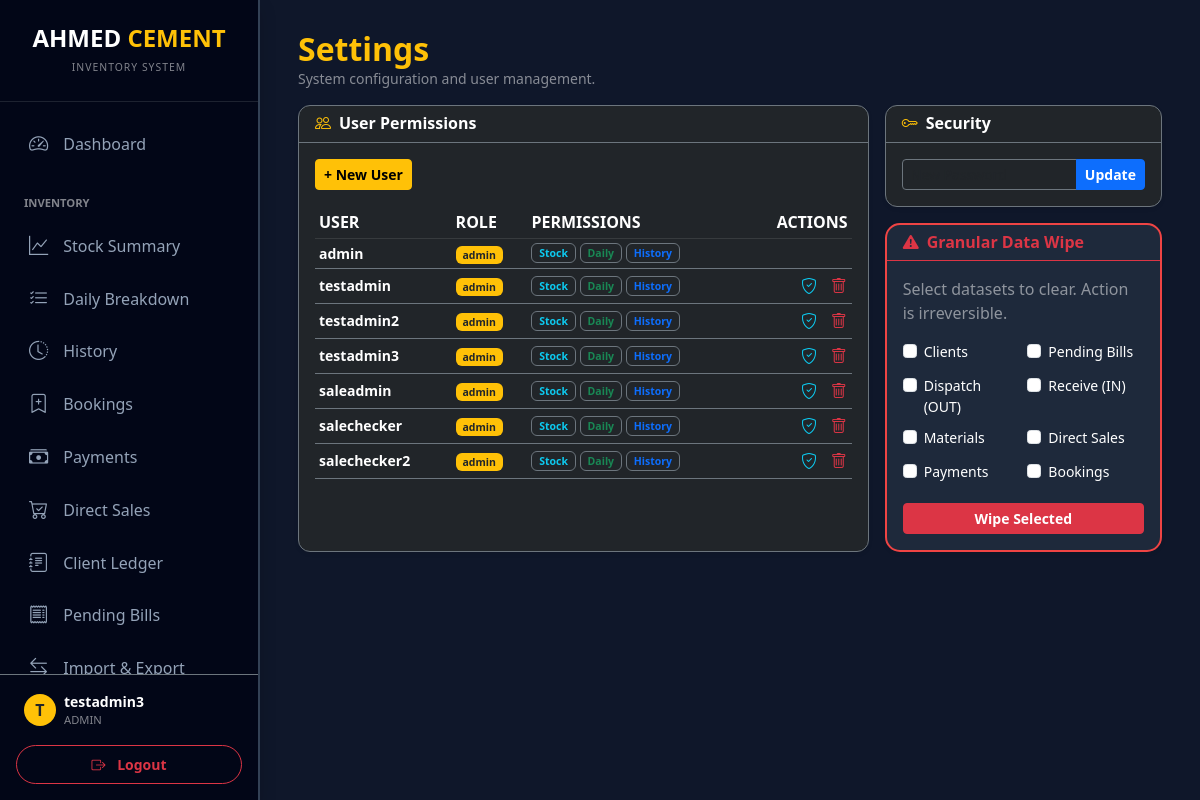
Screenshot of /settings (signed in) with the database file from the repository.
### models.py (models this page shows)
class User(UserMixin, db.Model):
    id = db.Column(db.Integer, primary_key=True)
    username = db.Column(db.String(100), unique=True, nullable=False)
    password_hash = db.Column(db.String(200), nullable=False)
    role = db.Column(db.String(20), default='user')
    can_view_stock = db.Column(db.Boolean, default=True)
    can_view_daily = db.Column(db.Boolean, default=True)
    can_view_history = db.Column(db.Boolean, default=True)
    can_import_export = db.Column(db.Boolean, default=False)
    can_manage_directory = db.Column(db.Boolean, default=False)

### main.py (the view)
@app.route('/settings')
@login_required
def settings():
    return render_template('settings.html', users=User.query.all())

### main.py (called while the page is built)
@login_manager.user_loader
def load_user(user_id):
    return db.session.get(User, int(user_id))

### templates/settings.html (shortened to what this page needs)
{% extends "layout.html" %}
{% block content %}
<div class="mb-3">
    <h2 class="fw-bold text-warning mb-0">Settings</h2>
    <p class="text-white-50 small">System configuration and user management.</p>
</div>
<div class="row g-3">
    <div class="col-md-8">
        <div class="card border-secondary bg-dark shadow-sm h-100" style="border-radius: 12px;">
            <div class="card-header bg-transparent border-secondary py-2">
                <h6 class="fw-bold text-white mb-0"><i class="bi bi-people me-2 text-warning"></i>User Permissions</h6>
            </div>
            <div class="card-body p-3">
                {% if current_user.role == 'admin' %}
                <button class="btn btn-warning btn-sm fw-bold mb-3" data-bs-toggle="modal" data-bs-target="#addUserModal">+ New User</button>
                {% endif %}
                <div class="table-responsive">
                    <table class="table table-dark table-sm align-middle mb-0">
                        <thead class="x-small text-uppercase text-white-50">
                            <tr>
                                <th>User</th>
                                <th>Role</th>
                                <th>Permissions</th>
                                <th class="text-end">Actions</th>
                            </tr>
                        </thead>
                        <tbody class="small">
                            {% for u in users %}
                            <tr class="border-secondary">
                                <td class="fw-bold">{{ u.username }}</td>
                                <td><span class="badge {{ 'bg-warning text-dark' if u.role == 'admin' else 'bg-secondary' }}">{{ u.role }}</span></td>
                                <td>
                                    <div class="d-flex flex-wrap gap-1">
                                        {% if u.can_view_stock %}<span class="badge bg-dark border border-secondary text-info">Stock</span>{% endif %}
                                        {% if u.can_view_daily %}<span class="badge bg-dark border border-secondary text-success">Daily</span>{% endif %}
                                        {% if u.can_view_history %}<span class="badge bg-dark border border-secondary text-primary">History</span>{% endif %}
                                    </div>
                                </td>
                                <td class="text-end">
                                    {% if current_user.role == 'admin' and u.username != 'admin' %}
                                    <button class="btn btn-link text-info p-0 me-2" data-bs-toggle="modal" data-bs-target="#editUser{{ u.id }}"><i class="bi bi-shield-check"></i></button>
                                    <a href="/delete_user/{{ u.id }}" class="btn btn-link text-danger p-0" onclick="return confirm('Remove user?')"><i class="bi bi-trash"></i></a>
                                    {% endif %}
                                </td>
                            </tr>
                            {% endfor %}
                        </tbody>
                    </table>
                </div>
            </div>
        </div>
    </div>
    <div class="col-md-4">
        <div class="card border-secondary bg-dark shadow-sm mb-3" style="border-radius: 12px;">
            <div class="card-header bg-transparent border-secondary py-2">
                <h6 class="fw-bold text-white mb-0"><i class="bi bi-key me-2 text-warning"></i>Security</h6>
            </div>
            <div class="card-body p-3">
                <form action="/change_password" method="POST">
                    <div class="input-group input-group-sm">
                        <input type="password" name="password" class="form-control bg-dark text-white border-secondary" placeholder="New Password" required>
                        <button type="submit" class="btn btn-primary fw-bold">Update</button>
                    </div>
                </form>
            </div>
        </div>
        {% if current_user.role == 'admin' %}
        <div class="card border-0 shadow-sm" style="background: #1e293b; border: 2px solid #ef4444 !important; border-radius: 15px;">
            <div class="card-header bg-transparent border-danger py-2">
                <h6 class="fw-bold text-danger mb-0"><i class="bi bi-exclamation-triangle-fill me-2"></i>Granular Data Wipe</h6>
            </div>
            <div class="card-body p-3">
                <p class="text-white-50 x-small mb-3">Select datasets to clear. Action is irreversible.</p>
                <form action="{{ url_for('delete_selected_data') }}" method="POST">
                    <div class="row g-2 mb-3">
                        <div class="col-6"><div class="form-check small"><input class="form-check-input" type="checkbox" name="delete_targets" value="clients" id="wipeClients"><label class="form-check-label text-white" for="wipeClients">Clients</label></div></div>
                        <div class="col-6"><div class="form-check small"><input class="form-check-input" type="checkbox" name="delete_targets" value="pending_bills" id="wipeBills"><label class="form-check-label text-white" for="wipeBills">Pending Bills</label></div></div>
                        <div class="col-6"><div class="form-check small"><input class="form-check-input" type="checkbox" name="delete_targets" value="dispatching" id="wipeDispatch"><label class="form-check-label text-white" for="wipeDispatch">Dispatch (OUT)</label></div></div>
                        <div class="col-6"><div class="form-check small"><input class="form-check-input" type="checkbox" name="delete_targets" value="receiving" id="wipeReceive"><label class="form-check-label text-white" for="wipeReceive">Receive (IN)</label></div></div>
                        <div class="col-6"><div class="form-check small"><input class="form-check-input" type="checkbox" name="delete_targets" value="materials" id="wipeMaterials"><label class="form-check-label text-white" for="wipeMaterials">Materials</label></div></div>
                        <div class="col-6"><div class="form-check small"><input class="form-check-input" type="checkbox" name="delete_targets" value="direct_sales" id="wipeDirectSales"><label class="form-check-label text-white" for="wipeDirectSales">Direct Sales</label></div></div>
                        <div class="col-6"><div class="form-check small"><input class="form-check-input" type="checkbox" name="delete_targets" value="payments" id="wipePayments"><label class="form-check-label text-white" for="wipePayments">Payments</label></div></div>
                        <div class="col-6"><div class="form-check small"><input class="form-check-input" type="checkbox" name="delete_targets" value="bookings" id="wipeBookings"><label class="form-check-label text-white" for="wipeBookings">Bookings</label></div></div>
                    </div>
                    <button type="button" id="openWipeModal" class="btn btn-danger btn-sm w-100 fw-bold" data-bs-toggle="modal" data-bs-target="#wipeConfirmModal">Wipe Selected</button>
                </form>
            </div>
        </div>
        {% endif %}
    </div>
</div>
{% endblock %}

### templates/layout.html (shortened to what this page needs)
<!DOCTYPE html>
<html lang="en">
<head>
    <link href="https://cdn.jsdelivr.net/npm/bootstrap@5.3.0/dist/css/bootstrap.min.css" rel="stylesheet">
    <link rel="stylesheet" href="https://cdn.jsdelivr.net/npm/bootstrap-icons@1.10.0/font/bootstrap-icons.css">
    <link rel="stylesheet" href="https://cdn.jsdelivr.net/npm/flatpickr/dist/flatpickr.min.css">
    <link rel="stylesheet" href="https://cdn.jsdelivr.net/npm/flatpickr/dist/themes/dark.css">
</head>
<body>
{% if current_user.is_authenticated %}
    <div class="sidebar shadow" id="sidebar">
        <div class="p-4 text-center border-bottom border-secondary border-opacity-25">
            <h4 class="fw-bold text-white mb-0">AHMED <span class="text-warning">CEMENT</span></h4>
            <small class="text-white-50 text-uppercase" style="font-size: 0.65rem; letter-spacing: 1px;">Inventory System</small>
        </div>
        <div class="sidebar-nav-container">
            <nav class="py-3">
                <a href="/" class="nav-link {{ 'active' if request.path == '/' }}" onclick="closeSidebar()">
                    <i class="bi bi-speedometer2"></i> Dashboard
                </a>
                <div class="text-white-50 small fw-bold px-4 mt-4 mb-2 text-uppercase" style="font-size: 0.7rem;">Inventory</div>
                {% if current_user.can_view_stock or current_user.role == 'admin' %}
                <a href="/stock_summary" class="nav-link {{ 'active' if request.path == '/stock_summary' }}" onclick="closeSidebar()">
                    <i class="bi bi-graph-up"></i> Stock Summary
                </a>
                {% endif %}
                {% if current_user.can_view_daily or current_user.role == 'admin' %}
                <a href="/daily_transactions" class="nav-link {{ 'active' if request.path == '/daily_transactions' }}" onclick="closeSidebar()">
                    <i class="bi bi-list-check"></i> Daily Breakdown
                </a>
                {% endif %}
                {% if current_user.can_view_history or current_user.role == 'admin' %}
                <a href="/tracking" class="nav-link {{ 'active' if request.path == '/tracking' }}" onclick="closeSidebar()">
                    <i class="bi bi-clock-history"></i> History
                </a>
                <a href="/bookings" class="nav-link {{ 'active' if request.path == '/bookings' }}" onclick="closeSidebar()">
                    <i class="bi bi-bookmark-plus"></i> Bookings
                </a>
                <a href="/payments" class="nav-link {{ 'active' if request.path == '/payments' }}" onclick="closeSidebar()">
                    <i class="bi bi-cash-stack"></i> Payments
                </a>
                <a href="/direct_sales" class="nav-link {{ 'active' if request.path == '/direct_sales' }}" onclick="closeSidebar()">
                    <i class="bi bi-cart-check"></i> Direct Sales
                </a>
                <a href="/clients" class="nav-link {{ 'active' if request.path.startswith('/ledger') or request.path == '/clients' }}" onclick="closeSidebar()">
                    <i class="bi bi-journal-text"></i> Client Ledger
                </a>
                {% endif %}
                <a href="/pending_bills" class="nav-link {{ 'active' if request.path == '/pending_bills' }}" onclick="closeSidebar()">
                    <i class="bi bi-receipt"></i> Pending Bills
                </a>
                {% if current_user.can_import_export or current_user.role == 'admin' %}
                <a href="/import_export" class="nav-link {{ 'active' if request.path == '/import_export' }}" onclick="closeSidebar()">
                    <i class="bi bi-arrow-left-right"></i> Import & Export
                </a>
                {% endif %}
            </nav>
        </div>
        <div class="p-3 border-top border-secondary">
            <div class="d-flex align-items-center mb-3 px-2">
                <div class="bg-warning rounded-circle me-2 d-flex align-items-center justify-content-center text-dark fw-bold" style="width: 32px; height: 32px; flex-shrink: 0;">
                    {{ current_user.username[0]|upper }}
                </div>
                <div class="overflow-hidden">
                    <div class="text-white fw-bold small text-truncate">{{ current_user.username }}</div>
                    <div class="text-white-50 x-small" style="font-size: 0.7rem;">{{ current_user.role|upper }}</div>
                </div>
            </div>
            <a href="/logout" class="btn btn-outline-danger w-100 btn-sm fw-bold py-2 rounded-pill">
                <i class="bi bi-box-arrow-right me-2"></i> Logout
            </a>
        </div>
    </div>
{% endif %}
<div class="main-content {{ 'ms-0' if not current_user.is_authenticated }}">
    <div class="container-fluid px-0 px-sm-2">
        {% block content %}{% endblock %}
    </div>
</div>
</body>
</html>

### templates/layout.html (style rules this page uses)
:root { --sidebar-width: 260px; --bg-dark: #0f172a; --card-bg: #1e293b; --accent: #fbbf24; --sidebar-bg: #020617; }
body { background-color: var(--bg-dark); color: #f8fafc; font-family: 'Segoe UI', Roboto, Helvetica, Arial, sans-serif; overflow-x: hidden; margin: 0; }
.sidebar { width: var(--sidebar-width); height: 100vh; position: fixed; background: var(--sidebar-bg); border-right: 2px solid #334155; transition: all 0.3s; z-index: 1050; left: 0; top: 0; display: flex; flex-direction: column; }
.sidebar-nav-container { flex-grow: 1; overflow-y: auto; scrollbar-width: thin; scrollbar-color: #334155 transparent; }
.main-content { margin-left: var(--sidebar-width); padding: 30px; min-height: 100vh; transition: all 0.3s; }
.nav-link { color: #94a3b8; padding: 12px 25px; display: flex; align-items: center; font-weight: 500; border-left: 4px solid transparent; transition: 0.2s; text-decoration: none; }
.nav-link i { font-size: 1.2rem; margin-right: 15px; }

### rows the page displays
User: username "T", username "testadmin3", role "ADMIN", role "admin", can_view_stock "Stock", can_view_daily "Daily", can_view_history "History"
User: username "admin", role "admin", can_view_stock "Stock", can_view_daily "Daily", can_view_history "History"
User: username "testadmin", role "admin", can_view_stock "Stock", can_view_daily "Daily", can_view_history "History"
User: username "testadmin2", role "admin", can_view_stock "Stock", can_view_daily "Daily", can_view_history "History"
User: username "saleadmin", role "admin", can_view_stock "Stock", can_view_daily "Daily", can_view_history "History"
User: username "salechecker", role "admin", can_view_stock "Stock", can_view_daily "Daily", can_view_history "History"
User: username "salechecker2", role "admin", can_view_stock "Stock", can_view_daily "Daily", can_view_history "History"
